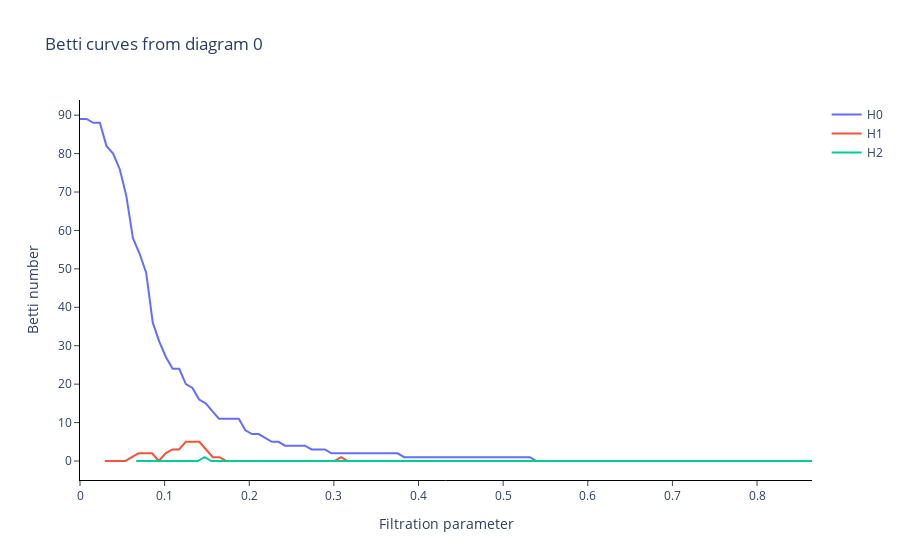
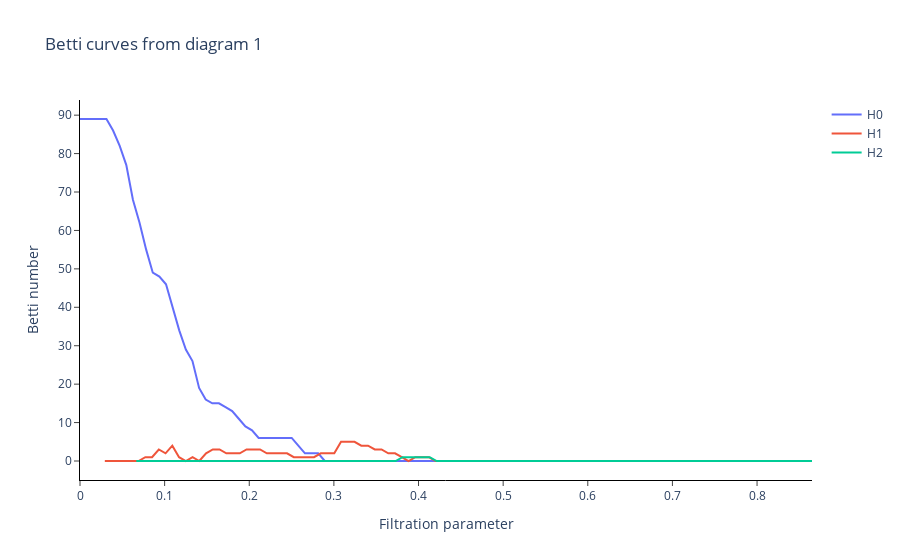

The cell these charts' notebook holds for them, in order:
### Markdown cell above
Now let us save the betti's numbers of both patients and controls on a file

### Code cell
VR = VietorisRipsPersistence(metric="precomputed",homology_dimensions=[0,1,2])
dms = VR.fit_transform(patients_preprocessed+controls_preprocessed)
betti_controls=[]
betti_patients=[]
for sample in range(len(patients_preprocessed+controls_preprocessed)):
    if sample<16:
        betti_patients.append(BC.fit_transform_plot(dms,sample=sample))
    else:
        betti_controls.append(BC.fit_transform_plot(dms,sample=sample))
